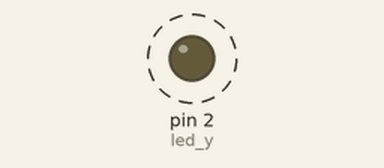
Recording of a sketch running on a simulated Arduino Uno, built with avr-gcc and run on an emulated ATmega328P. On the bench: output pins drawn as LEDs (lit = HIGH). Dashed ring = blinking.

Above: at 0.19 s.
Timing chart, 0 to 3.5 s (numbered marks = the images above):
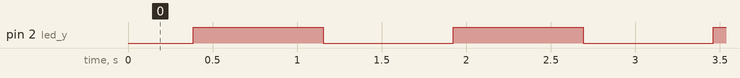

The sketch:

pj1_2_breath_led.ino
```cpp
#include <analogWrite.h>  //Import PWM output library files
#define led_y 2    //Define LED pins

void setup(){
  pinMode(led_y, OUTPUT);  //Set pin to output mode
}

void loop(){
  for(int i=0; i<255; i++)  //The for loop statement increments the value of variable i until it exits the loop at 255
  {
    analogWrite(led_y, i);  //PWM output, control LED brightness
    delay(3);
  }
  for(int i=255; i>0; i--)  //The for loop statement continues to decrease the value of variable i until it exits the loop at 0
  {
    analogWrite(led_y, i);
    delay(3);
  }
}
```

Measured:
- by itself, pin 2 (led_y): alternates HIGH for 0.77 s and LOW for 0.77 s
